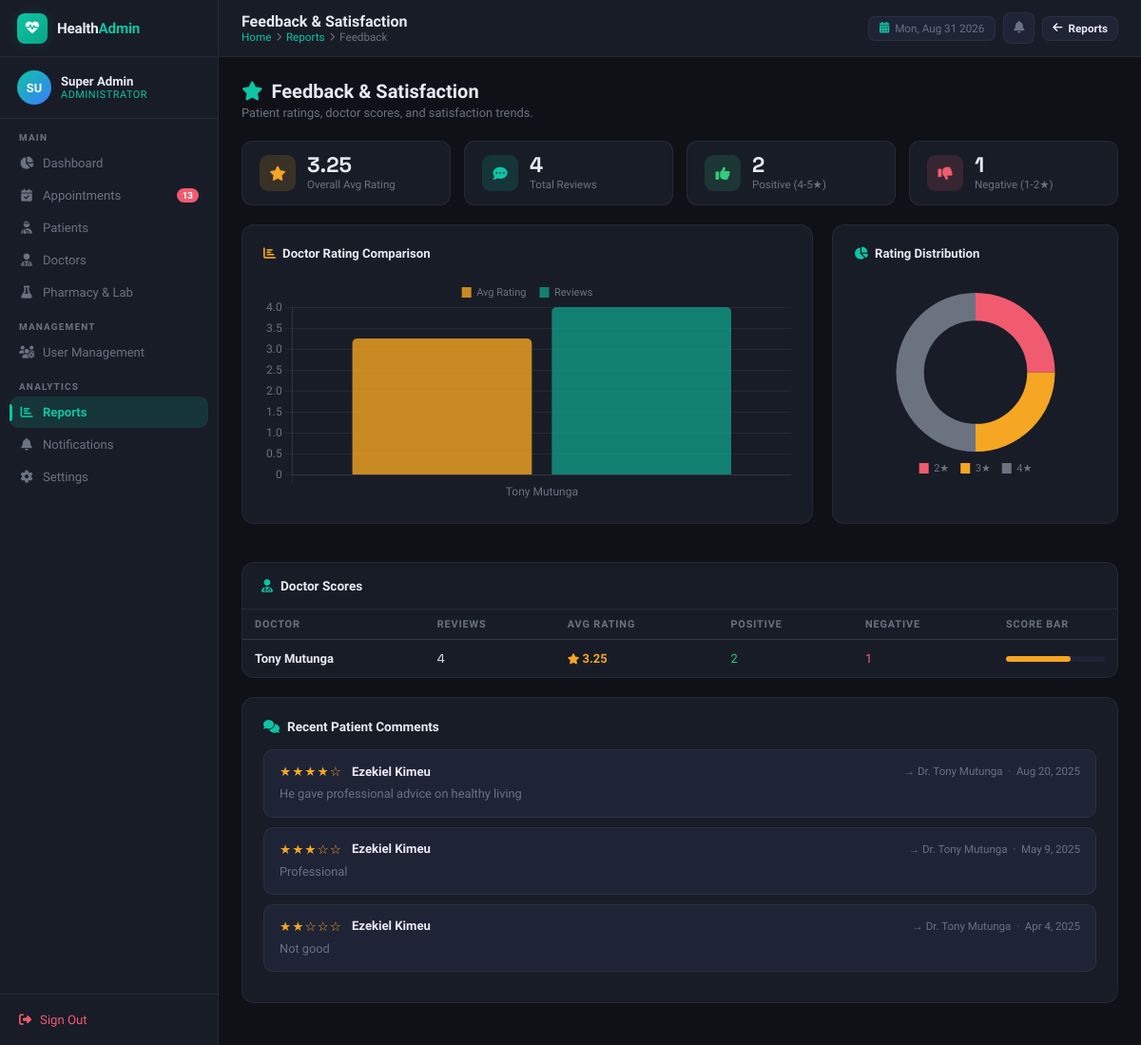
The app's page /admin/reports/report_feedback_satisfaction.php (signed in), older data.
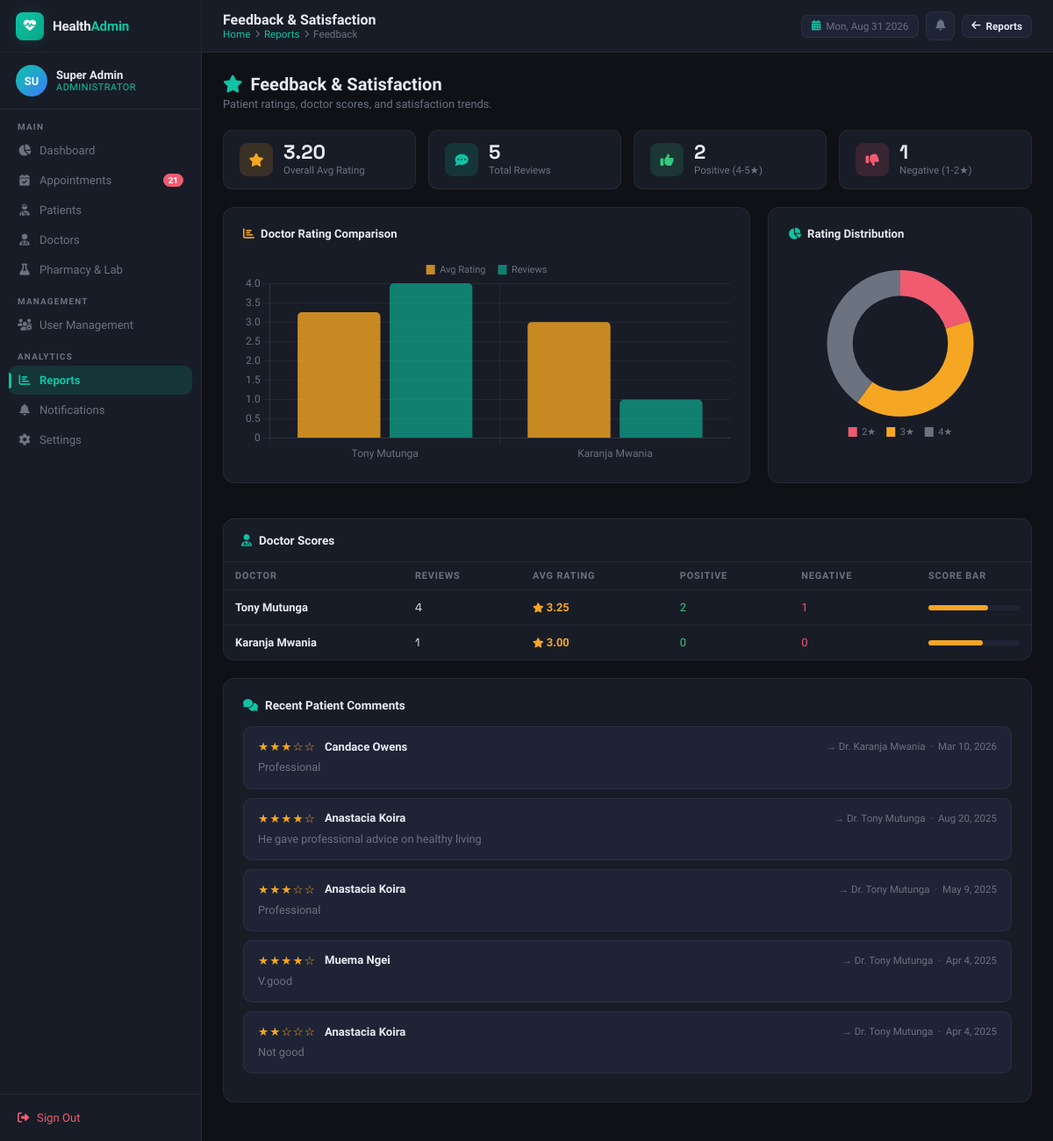
The same page, newer data.
### tables this page shows
CREATE TABLE `feedback` (
  `feedback_id` int(11) NOT NULL AUTO_INCREMENT,
  `patient_id` int(11) NOT NULL,
  `doctor_id` int(11) NOT NULL,
  `rating` int(11) DEFAULT NULL,
  `comments` text DEFAULT NULL,
  `created_at` timestamp NULL DEFAULT current_timestamp(),
  PRIMARY KEY (`feedback_id`),
  KEY `patient_id` (`patient_id`),
  KEY `doctor_id` (`doctor_id`),
  CONSTRAINT `feedback_ibfk_2` FOREIGN KEY (`doctor_id`) REFERENCES `users` (`user_id`) ON DELETE CASCADE,
  CONSTRAINT `fk_feedback_patient` FOREIGN KEY (`patient_id`) REFERENCES `users` (`user_id`) ON DELETE CASCADE
);

CREATE TABLE `users` (
  `user_id` int(11) NOT NULL AUTO_INCREMENT,
  `full_name` varchar(100) NOT NULL,
  `email` varchar(100) NOT NULL,
  `password_hash` varchar(255) NOT NULL,
  `phone_number` varchar(15) DEFAULT NULL,
  `role` enum('admin','doctor','patient','receptionist') NOT NULL,
  `specialization` varchar(100) DEFAULT NULL,
  `date_of_birth` date DEFAULT NULL,
  `gender` enum('male','female','other') DEFAULT NULL,
  `address` text DEFAULT NULL,
  `created_at` timestamp NULL DEFAULT current_timestamp(),
  PRIMARY KEY (`user_id`),
  UNIQUE KEY `email` (`email`)
);

### admin/reports/report_feedback_satisfaction.php (the view, shortened to what this page needs)
<?php
require_once "../../config/db.php";
$admin_name   = $_SESSION["full_name"] ?? "Admin";
$current_page = 'reports';
$sc = $conn->query("SELECT COUNT(*) AS c FROM appointments WHERE status='scheduled'")->fetch_assoc();
$scheduled_count = (int)$sc['c'];
$doctors = $conn->query("
    SELECT u.full_name AS doctor_name,
           ROUND(AVG(f.rating),2) AS avg_rating,
           COUNT(f.feedback_id) AS total_feedback,
           SUM(f.rating>=4) AS positive,
           SUM(f.rating<=2) AS negative
    FROM feedback f
    JOIN users u ON f.doctor_id = u.user_id
    WHERE u.role='doctor'
    GROUP BY f.doctor_id ORDER BY avg_rating DESC
")->fetch_all(MYSQLI_ASSOC);
$dist_res = $conn->query("SELECT rating, COUNT(*) AS c FROM feedback GROUP BY rating ORDER BY rating");
$dist_labels=[]; $dist_counts=[];
if ($dist_res) while ($r=$dist_res->fetch_assoc()) { $dist_labels[]=$r['rating'].'★'; $dist_counts[]=(int)$r['c']; }
$overall_avg = $conn->query("SELECT ROUND(AVG(rating),2) AS r FROM feedback")->fetch_assoc()['r'] ?? 0;
$total_feedback = $conn->query("SELECT COUNT(*) AS c FROM feedback")->fetch_assoc()['c'];
$recent = $conn->query("
    SELECT f.rating, f.comments, f.created_at,
           u.full_name AS patient_name,
           d.full_name AS doctor_name
    FROM feedback f
    JOIN users u ON f.patient_id = u.user_id
    JOIN users d ON f.doctor_id = d.user_id AND d.role = 'doctor'
    WHERE f.comments IS NOT NULL AND f.comments != ''
    ORDER BY f.created_at DESC
    LIMIT 10
")->fetch_all(MYSQLI_ASSOC);
?>
<!DOCTYPE html>
<html lang="en">
<head>
</head>
<body>
<?php include "../sidebar.php"; ?>
<div class="main-wrap">
  <header class="topbar">
    <div>
      <div class="topbar-title">Feedback & Satisfaction</div>
      <div class="topbar-crumb">
        <a href="../dashboard.php">Home</a>
        <i class="fas fa-chevron-right" style="font-size:.55rem"></i>
        <a href="reports_dashboard.php">Reports</a>
        <i class="fas fa-chevron-right" style="font-size:.55rem"></i>
        Feedback
      </div>
    </div>
    <div class="topbar-right">
      <div class="topbar-chip"><i class="fas fa-calendar-alt" style="color:var(--teal)"></i><?= date("D, M j Y") ?></div>
      <a href="../notifications.php" class="topbar-icon-btn"><i class="fas fa-bell"></i><?php if($notif_count>0):?><span class="notif-dot"></span><?php endif;?></a>
      <a href="reports_dashboard.php" class="ha-btn ha-btn-ghost ha-btn-sm"><i class="fas fa-arrow-left"></i> Reports</a>
    </div>
  </header>
  <main class="page-content">
    <div class="page-header">
      <h2><i class="fas fa-star"></i> Feedback & Satisfaction</h2>
      <p>Patient ratings, doctor scores, and satisfaction trends.</p>
    </div>
    <div class="mini-stats">
      <div class="mini-stat"><div class="mini-stat-icon amber"><i class="fas fa-star"></i></div><div><div class="mini-stat-val"><?= $overall_avg ?></div><div class="mini-stat-lbl">Overall Avg Rating</div></div></div>
      <div class="mini-stat"><div class="mini-stat-icon teal"><i class="fas fa-comment-dots"></i></div><div><div class="mini-stat-val"><?= $total_feedback ?></div><div class="mini-stat-lbl">Total Reviews</div></div></div>
      <div class="mini-stat"><div class="mini-stat-icon green"><i class="fas fa-thumbs-up"></i></div><div><div class="mini-stat-val"><?= array_sum(array_column($doctors,'positive')) ?></div><div class="mini-stat-lbl">Positive (4-5★)</div></div></div>
      <div class="mini-stat"><div class="mini-stat-icon rose"><i class="fas fa-thumbs-down"></i></div><div><div class="mini-stat-val"><?= array_sum(array_column($doctors,'negative')) ?></div><div class="mini-stat-lbl">Negative (1-2★)</div></div></div>
    </div>
    <div style="display:grid;grid-template-columns:2fr 1fr;gap:20px;margin-bottom:20px">
      <div class="ha-card">
        <div style="font-size:.82rem;font-weight:700;margin-bottom:14px;display:flex;align-items:center;gap:7px">
          <i class="fas fa-chart-bar" style="color:var(--amber)"></i> Doctor Rating Comparison
        </div>
        <canvas id="doctorChart" style="max-height:240px"></canvas>
      </div>
      <div class="ha-card" style="display:flex;flex-direction:column">
        <div style="font-size:.82rem;font-weight:700;margin-bottom:14px;display:flex;align-items:center;gap:7px">
          <i class="fas fa-chart-pie" style="color:var(--teal)"></i> Rating Distribution
        </div>
        <div style="flex:1;display:flex;align-items:center;justify-content:center">
          <canvas id="distChart" style="max-height:200px"></canvas>
        </div>
      </div>
    </div>
    <div class="ha-card" style="padding:0;overflow:hidden;margin-bottom:20px">
      <div style="padding:16px 20px;border-bottom:1px solid var(--border);font-size:.85rem;font-weight:700;display:flex;align-items:center;gap:8px">
        <i class="fas fa-user-md" style="color:var(--teal)"></i> Doctor Scores
      </div>
      <table class="ha-table">
        <thead><tr><th>Doctor</th><th>Reviews</th><th>Avg Rating</th><th>Positive</th><th>Negative</th><th>Score Bar</th></tr></thead>
        <tbody>
          <?php foreach($doctors as $d): ?>
          <tr>
            <td style="font-weight:600"><?= htmlspecialchars($d['doctor_name']) ?></td>
            <td style="font-family:var(--font-mono)"><?= $d['total_feedback'] ?></td>
            <td><span style="color:var(--amber);font-weight:700"><i class="fas fa-star" style="font-size:.7rem"></i> <?= $d['avg_rating'] ?></span></td>
            <td style="color:var(--green)"><?= $d['positive'] ?></td>
            <td style="color:var(--rose)"><?= $d['negative'] ?></td>
            <td style="width:130px">
              <div style="height:6px;border-radius:99px;background:var(--surface2)">
                <div style="height:100%;width:<?= round($d['avg_rating']/5*100) ?>%;background:var(--amber);border-radius:99px"></div>
              </div>
            </td>
          </tr>
          <?php endforeach; ?>
        </tbody>
      </table>
    </div>
    <?php if (!empty($recent)): ?>
    <div class="ha-card">
      <div style="font-size:.85rem;font-weight:700;margin-bottom:16px;display:flex;align-items:center;gap:8px">
        <i class="fas fa-comments" style="color:var(--teal)"></i> Recent Patient Comments
      </div>
      <?php foreach($recent as $fb): ?>
      <div class="feedback-card">
        <div class="rating-row">
          <span class="stars"><?= str_repeat('★',$fb['rating']) ?><?= str_repeat('☆',5-$fb['rating']) ?></span>
          <span style="font-weight:600;font-size:.82rem"><?= htmlspecialchars($fb['patient_name']) ?></span>
          <span style="color:var(--muted);font-size:.72rem;margin-left:auto">→ Dr. <?= htmlspecialchars($fb['doctor_name']) ?> &nbsp;·&nbsp; <?= date('M j, Y', strtotime($fb['created_at'])) ?></span>
        </div>
        <p style="color:var(--muted);font-size:.8rem;line-height:1.5;margin:0"><?= htmlspecialchars($fb['comments']) ?></p>
      </div>
      <?php endforeach; ?>
    </div>
    <?php endif; ?>
  </main>
</div>
<script>
Chart.defaults.color = '#6b7280';
Chart.defaults.borderColor = 'rgba(255,255,255,0.06)';
Chart.defaults.font.family = "'Plus Jakarta Sans', sans-serif";
new Chart(document.getElementById('doctorChart'), {
  type: 'bar',
  data: {
    labels: <?= json_encode(array_column($doctors,'doctor_name')) ?>,
    datasets: [
      { label: 'Avg Rating', data: <?= json_encode(array_column($doctors,'avg_rating')) ?>, backgroundColor: 'rgba(245,166,35,.8)', borderRadius: 5 },
      { label: 'Reviews',    data: <?= json_encode(array_column($doctors,'total_feedback')) ?>, backgroundColor: 'rgba(14,196,164,.6)', borderRadius: 5 }
    ]
  },
  options: {
    responsive: true,
    plugins: { legend: { position: 'top', labels: { boxWidth: 10, padding: 14, font: { size: 11 } } } },
    scales: { y: { beginAtZero: true } }
  }
});
new Chart(document.getElementById('distChart'), {
  type: 'doughnut',
  data: {
    labels: <?= json_encode($dist_labels) ?>,
    datasets: [{ data: <?= json_encode($dist_counts) ?>, backgroundColor: ['#f05b70','#f5a623','#6b7280','#3b7cff','#34c97d'], borderWidth: 0, hoverOffset: 6 }]
  },
  options: { responsive: true, cutout: '65%', plugins: { legend: { position: 'bottom', labels: { padding: 12, boxWidth: 10, font: { size: 11 } } } } }
});
</script>
</body>
</html>

### admin/sidebar.php (shortened to what this page needs)
<?php
$current = $current_page ?? '';
?>
<link href="https://cdnjs.cloudflare.com/ajax/libs/font-awesome/6.5.0/css/all.min.css" rel="stylesheet">
<aside class="sidebar">
  <div class="sb-brand">
    <div class="logo-icon"><i class="fas fa-heartbeat"></i></div>
    <div class="brand-text">Health<span>Admin</span></div>
  </div>
  <div class="sb-user">
    <div class="sb-avatar"><?php echo strtoupper(substr($admin_name ?? 'A', 0, 2)); ?></div>
    <div>
      <div class="sb-user-name"><?php echo htmlspecialchars($admin_name ?? 'Admin'); ?></div>
      <div class="sb-user-role">Administrator</div>
    </div>
  </div>
  <nav class="sb-nav">
    <div class="sb-section-label">Main</div>
    <a href="/Appointment_system/admin/dashboard.php"     class="nav-item <?= $current==='dashboard'    ?'active':'' ?>"><i class="fas fa-chart-pie"></i> Dashboard</a>
    <a href="/Appointment_system/admin/appointments.php"  class="nav-item <?= $current==='appointments' ?'active':'' ?>">
      <i class="fas fa-calendar-check"></i> Appointments
      <?php if ($scheduled_count ?? 0): ?><span class="nav-badge"><?= $scheduled_count ?></span><?php endif; ?>
    </a>
    <a href="/Appointment_system/admin/patients.php"      class="nav-item <?= $current==='patients'     ?'active':'' ?>"><i class="fas fa-user-injured"></i> Patients</a>
    <a href="/Appointment_system/admin/doctors.php"       class="nav-item <?= $current==='doctors'      ?'active':'' ?>"><i class="fas fa-user-md"></i> Doctors</a>
    <a href="/Appointment_system/admin/pharmacy_lab.php"  class="nav-item <?= $current==='pharmacy_lab' ?'active':'' ?>"><i class="fas fa-flask"></i> Pharmacy &amp; Lab</a>
    <div class="sb-section-label">Management</div>
    <a href="/Appointment_system/admin/users.php"         class="nav-item <?= $current==='users'        ?'active':'' ?>"><i class="fas fa-users-cog"></i> User Management</a>
    <div class="sb-section-label">Analytics</div>
    <a href="/Appointment_system/admin/reports/reports_dashboard.php" class="nav-item <?= $current==='reports' ?'active':'' ?>"><i class="fas fa-chart-bar"></i> Reports</a>
    <a href="/Appointment_system/admin/notifications.php" class="nav-item <?= $current==='notifications' ?'active':'' ?>">
      <i class="fas fa-bell"></i> Notifications
    </a>
    <a href="/Appointment_system/admin/settings.php"      class="nav-item <?= $current==='settings'     ?'active':'' ?>"><i class="fas fa-cog"></i> Settings</a>
  </nav>
  <div class="sb-footer">
    <a href="/Appointment_system/admin/logout.php"><i class="fas fa-sign-out-alt"></i> Sign Out</a>
  </div>
</aside>

### admin/reports/report_feedback_satisfaction.php (style rules this page uses)
.stars { color: var(--amber); letter-spacing: 1px; font-size: .85rem; }
.feedback-card { background: var(--surface2); border: 1px solid var(--border); border-radius: 10px; padding: 14px 16px; margin-bottom: 10px; }
.feedback-card .rating-row { display:flex;align-items:center;gap:10px;margin-bottom:6px; }

Row changes from the older to the newer data that the page shows:
added feedback: rating "★★★", rating "☆☆", patient.full_name "Candace Owens", doctor.full_name "Karanja Mwania", created_at "Mar 10, 2026", comments "Professional"
changed feedback "He gave professional advice on healthy living": patient.full_name "Ezekiel Kimeu" → "Anastacia Koira"
changed feedback "May 9, 2025": patient.full_name "Ezekiel Kimeu" → "Anastacia Koira"
now on this page (row edited): feedback: rating "★★★★", rating "☆", patient.full_name "Muema Ngei", doctor.full_name "Tony Mutunga", created_at "Apr 4, 2025", comments "V.good"
changed feedback "Not good": patient.full_name "Ezekiel Kimeu" → "Anastacia Koira"
Text that changed along with them:
$scheduled_count: "13" → "21"
$overall_avg: "3.25" → "3.20"
$total_feedback: "4" → "5"
chart data {{ json_encode(array_column($doctors,'doctor_name')) }}: ["Tony Mutunga"] → ["Tony Mutunga","Karanja Mwania"]
chart data {{ json_encode(array_column($doctors,'avg_rating')) }}: ["3.25"] → ["3.25","3.00"]
chart data {{ json_encode(array_column($doctors,'total_feedback')) }}: ["4"] → ["4","1"]
chart data {{ json_encode($dist_counts) }}: [1,1,2] → [1,2,2]
new list line: "Karanja Mwania 1 3.00 0 0"
